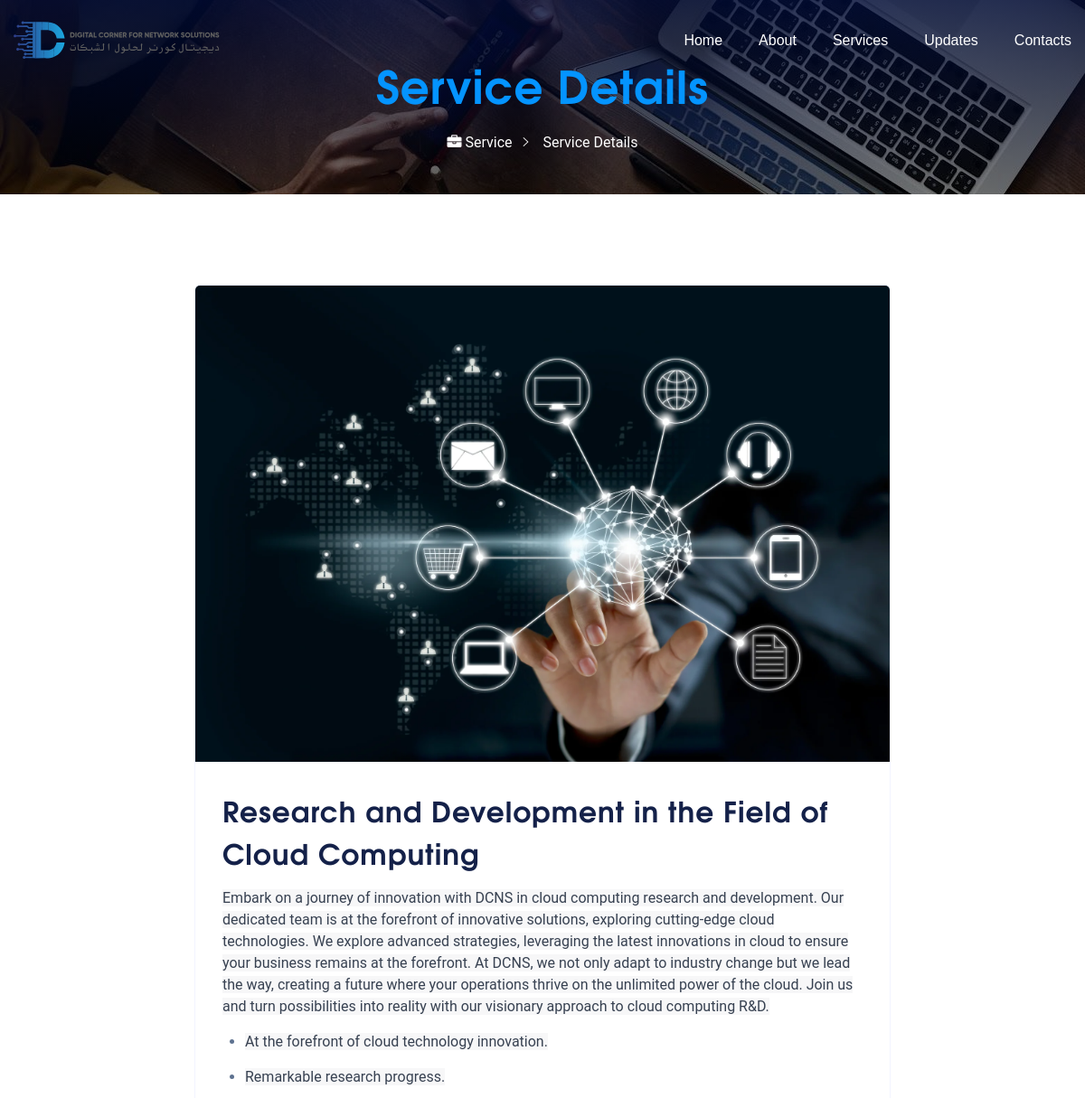
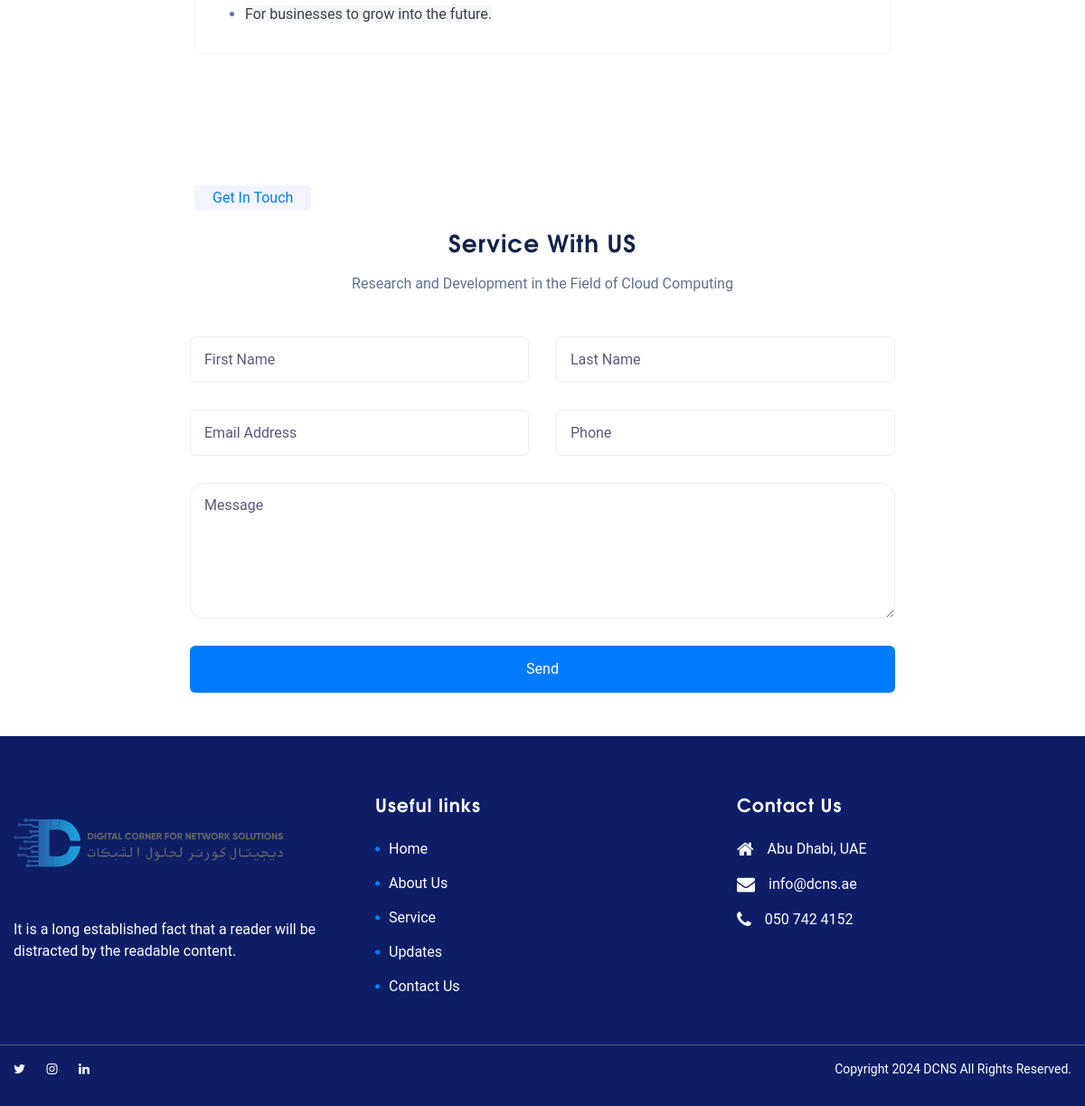
Screenshot of /service-detail/research-and-development-in-the-field-of-cloud-computing/ with the database file from the repository (2 pictures, top to bottom).
### web/models.py (models this page shows, shortened)
class Service(models.Model):
    title = models.CharField(max_length=500)
    slug = models.SlugField(max_length=500)
    image = models.ImageField(upload_to="services/img/")
    description = RichTextField(blank=True, null=True)
    is_service = models.BooleanField(default=False)
    is_home = models.BooleanField(default=False)
    is_create = models.DateTimeField(auto_now_add=True)
    class Meta:
        ordering = [
            "id",
        ]
        verbose_name = "service"
        verbose_name_plural = "services"

### web/views.py (the view, shortened to what this page needs)
# urls.py: path("service-detail/<slug:slug>/",views.ServiceDetailView.as_view(),name="service_detail"),
class ServiceDetailView(DetailView):
    model = Service
    template_name = "web/services_detail.html"
    context_object_name = 'services'
    slug_field = 'slug'
    slug_url_kwarg = 'slug'
    def get_context_data(self, **kwargs):
        context = super().get_context_data(**kwargs)
        context['request'] = self.request
        return context

### templates/web/services_detail.html (shortened to what this page needs)
{% extends "web/partials/base-two.html" %}
{% load static %}
{% block content %}
         <div class=" main-bg" >
            <div class="container-fluid p-0">
               <div class="text-left iq-breadcrumb-one
                  iq-bg-over black     ">
                  <div class="container">
                     <div class="row align-items-center">
                        <div class="col-sm-12">
                           <nav aria-label="breadcrumb" class="text-center iq-breadcrumb-two">
                              <h2 class="title">
                               Service Details
                              </h2>
                              <ol class="breadcrumb main-bg">
                                 <li class="breadcrumb-item"><a href="{% url "web:services" %}"><i class="fa fa-briefcase"></i>
                                 </i>  Service</a></li>
                                  <li class="breadcrumb-item active">Service Details</li>
                              </ol>
                              </nav>
                           </div>
                        </div>
                     </div>
                  </div>
               </div>
            </div>
         <div class="iq-blog-section overview-block-ptb">
            <div class="container">
                     <div class="row">
                        <div class="col-lg-8 col-sm-12 mt-lg-0 mx-auto mt-5">
                          <article id="post-218" class="post-218 post type-post status-publish format-standard has-post-thumbnail hentry category-marketing tag-business tag-marketing">
                           <div class="iq-blog-box">
                                    <div class="iq-blog-image clearfix">
                                       <img  src="{{services.image.url}}" class="img-fluid" alt="qloud" />
                                    </div>
                                       <div class="iq-blog-detail">
                                          <h3>{{services.title}}</h3>
                                       <div class="blog-content">
                                          <p>{{services.description|safe}}</p>
                                       </div>
                                    </div>
                                    </div>
                           </div>
                        </div>
                     </div>
            </div>
    <div class="main-content">
      <div class=" mb-5 ">
          <div class="container">
              <div class="row">
                  <div class="col-lg-8 col-md-12 mx-auto">
                      <div class=" text-left iq-title-box iq-title-default iq-title-box-2 ">
                          <span class="iq-subtitle mx-auto">Get In Touch</span>
                          <h2 class="iq-title text-center">Service With US   </h2>
                          <p class="iq-title-desc text-center">{{services.title}}</p>
                      </div>
                      <div role="form" class="wpcf7 overview-block-ptb-form" id="wpcf7-f790-p785-o1" lang="en-US" dir="ltr">
                          <form class="row wpcf7-form ajax redirect" data-redirect="{% url 'web:services' %}" method="post" >
                              <div class=row>
                                 <div class="col-lg-12">
                                </div>
                                  <div class="col-lg-6">
                                      <span class="wpcf7-form-control-wrap first-name">
                                          <input type="text"
                                          name="first_name"
                                          id="first_name"
                                          value="" size="40"
                                          class="wpcf7-form-control wpcf7-text wpcf7-validates-as-required"
                                          aria-required="true" aria-invalid="false" placeholder="First Name" required />
                                      </span>
                                  </div>
                                  <div class="col-lg-6">
                                      <span class="wpcf7-form-control-wrap last-name">
                                          <input type="text"
                                          name="last_name"
                                          id="last_name"
                                          value="" size="40"
                                          class="wpcf7-form-control wpcf7-text wpcf7-validates-as-required"
                                          aria-required="true" aria-invalid="false" placeholder="Last Name" required />
                                      </span>
                                  </div>
                                  <div class="col-lg-6">
                                      <span class="wpcf7-form-control-wrap your-email">
                                          <input type="email"
                                          name="email"
                                          id="email"
                                          value="" size="40"
                                          class="wpcf7-form-control wpcf7-text wpcf7-email wpcf7-validates-as-required wpcf7-validates-as-email"
                                          aria-required="true" aria-invalid="false" placeholder="Email Address"  required/>
                                      </span>
                                  </div>
                                  <div class="col-lg-6">
                                      <span class="wpcf7-form-control-wrap tel-554">
                                          <input type="tel"
                                          name="phone"
                                          id="phone"
                                          value=""
                                          size="40"
                                          class="wpcf7-form-control wpcf7-text wpcf7-tel wpcf7-validates-as-tel"
                                          aria-invalid="false" placeholder="Phone" required />
                                      </span>
                                  </div>
                                  <div class="col-lg-12">
                                      <p>
                                      <span class="wpcf7-form-control-wrap your-message" >
                                          <textarea
                                          name="message"
                                          id="message"
                                          cols="40" rows="10"
                                          class="wpcf7-form-control wpcf7-textarea"
                                          aria-invalid="false" placeholder="Message" required></textarea>
                                      </span>
                                      </p>
                                  </div>
                                  <div class="col-lg-12">
                                      <input type="submit" value="Send" class="wpcf7-form-control wpcf7-submit" />
                                  </div>
                              </div>
                          </form>
                      </div>
                  </div>
              </div>
          </div>
      </div>
  </div>
      {% endblock %}

### static/web/css/typography.css (style rules this page uses)
html, body { overflow: inherit !important; }
body { font-family: 'Roboto', sans-serif; font-size: 1rem; font-weight: normal; line-height: 1.5; color: #5e7290; overflow-x: hidden; }
a, .button { transition: all 0.5s ease-in-out; transition: all 0.5s ease-in-out; -moz-transition: all 0.5s ease-in-out; -ms-transition: all 0.5s ease-in-out; -o-transition: all 0.5s ease-in-out; -webkit-transition: all 0.5s ease-in-out; color: #59597e; }
a, .button, input { outline: medium none !important; color: #0D1E67; }
h1, h2, h3, h4, h5, h6 { font-family: 'TeXGyreAdventor-Bold', sans-serif; color: #142149; margin: 0; -ms-word-wrap: break-word; word-wrap: break-word; line-height: 1.5; font-weight: 800; letter-spacing: 1px; }
h2 { font-size: 1.641em; }
h3 { font-size: 1.953em; }
.container { max-width: 1200px; }
.overview-block-ptb { padding: 100px 0; }
.overview-block-ptb-form { margin-left: 10px; margin-right: 10px; }
ul { margin: 0px; padding: 0px; }
.main-bg { display: block; padding: 5px 0 0px; z-index: 9; position: relative; background-image: linear-gradient(to bottom,rgb(0 11 53 / 81%), rgb(0 0 0 / 52%)), url(../images/dcnsbg.jpeg); }
.iq-button, [type=submit] { z-index: 1; font-size: 16px; font-weight: normal; position: relative; overflow: hidden; display: inline-block; vertical-align: middle; padding: 15px 45px; background: #0D1E67; color: #ffffff; transition: all 0.5s ease-in-out; transition: all 0.5s ease-in-out; -moz-transition: all 0.5s ease-in-out; -ms-transition: all 0.5s ease-in-out; -o-transition: all 0.5s ease-in-out; -webkit-transition: all 0.5s ease-in-out; }
.iq-title-box .iq-subtitle { color: #0D1E67; display: inline-block; }
.iq-title-box .iq-title { margin-bottom: 0; }
.iq-title-box .iq-title-desc { margin-top: 15px; margin-bottom: 0; }
.iq-title-box { margin-bottom: 45px; }
.iq-title-box.iq-title-box-2 .iq-subtitle { color: #007bfc; background-color: #F2F5FE; padding: 2px 20px; -webkit-border-radius: 5px; -moz-border-radius: 5px; border-radius: 5px; margin-bottom: 15px; text-align: center; }
input, input.form-control, .form-control { width: 100%; border: 1px solid #6f6f6f; height: 52px; padding: 0 20px; margin-bottom: 0px; border-radius: 0; background: transparent; color: #ebebeb; }

### rows the page displays
Service: image (picture), title "Research and Development in the Field of Cloud Computing", description "Embark on a journey of innovation with DCNS in cloud computing research and development. Our dedicated team is at the forefront of innovative solutions, exploring cutting-edge cloud technologies. We explore advanced strategies, leveraging the latest innovations in cloud to ensure your business remains at the forefront. At DCNS, we not only adapt to industry change but we lead the way, creating a future where your operations thrive on the unlimited power of the cloud. Join us and turn possibilities into reality with our visionary approach to cloud computing R&D. At the forefront of cloud technology innovation. Remarkable research progress. For businesses to grow into the future."
